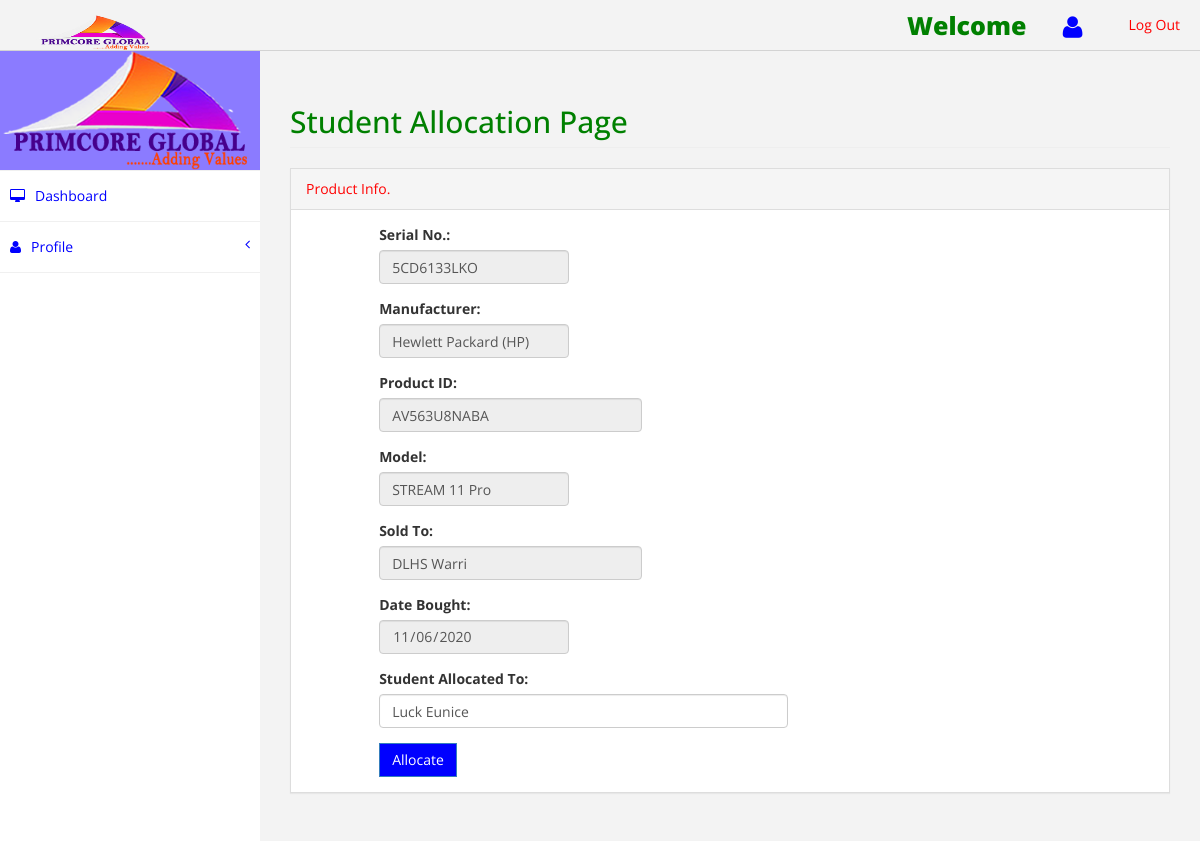
The app's page /client/allocate_product.php?id=2 with its own data.
### tables this page shows
CREATE TABLE IF NOT EXISTS `product` (
  `ID` int(11) NOT NULL AUTO_INCREMENT,
  `serial_no` varchar(20) NOT NULL,
  `manufacturer` varchar(30) NOT NULL,
  `product_id` varchar(20) NOT NULL,
  `model` varchar(30) NOT NULL,
  `supply` varchar(40) NOT NULL,
  `sold` varchar(35) NOT NULL,
  `date` varchar(15) NOT NULL,
  `student` varchar(40) DEFAULT NULL,
  PRIMARY KEY (`ID`)
);

### client/allocate_product.php (the view, shortened to what this page needs)
<?php
require_once('ctop.php');
?>
<?php
include('cmenu.php');
?>
<?php
include("../connection.php");
$ID = $_GET['id'];
  $result = mysqli_query($connection,"SELECT * FROM product WHERE ID= '$ID'");
  $row= mysqli_fetch_array($result);
?>
<div id="page-wrapper">
            <div class="row">
                <div class="col-lg-12">
                    <h2 class="page-header" style="color: green">Student Allocation Page</h2>
                </div>
            </div>
            <div class="row">
                                  <div class="col-lg-12">
                    <div class="panel panel-default">
                        <div style="color: red" class="panel-heading">
                          Product Info.
                        </div>
                        <div class="panel-body">
                                    <form role="form" name="form" method="POST" onsubmit="return validateForm()" enctype="multipart/form-data">
                                     <div class="row">
                            <div class="col-lg-1"></div>
                                <div class="col-lg-3">
                                        <div class="form-group">
                                            <label>Serial No.:</label>
                                           <input type="text" class="form-control"  name="serial_no" value="<?php echo $row['serial_no']; ?>" readonly>
                                        </div>
                                    </div>
                                </div>
                                <div class="row">
                            <div class="col-lg-1"></div>
                                <div class="col-lg-3">
                                          <div class="form-group">
                                            <label>Manufacturer:</label>
                                           <input type="text" class="form-control"  name="manufacturer" value="<?php echo $row['manufacturer']; ?>" readonly>
                                        </div>
                                    </div>
                                </div>
                                <div class="row">
                            <div class="col-lg-1"></div>
                                <div class="col-lg-4">
                                          <div class="form-group">
                                            <label>Product ID:</label>
                                            <input type="text" class="form-control"  name="product_id" value="<?php echo $row['product_id']; ?>" readonly>
                                        </div>
                                    </div>
                                </div>
                                 <div class="row">
                            <div class="col-lg-1"></div>
                                <div class="col-lg-3">
                                          <div class="form-group">
                                            <label>Model:</label>
                                            <input type="text" class="form-control"  name="model" value="<?php echo $row['model']; ?>"readonly>
                                        </div>
                                    </div>
                                </div>
                                <div class="row">
                            <div class="col-lg-1"></div>
                                <div class="col-lg-4">
                                          <div class="form-group">
                                            <label>Sold To:</label>
                                            <input type="text" class="form-control"  name="sold" value="<?php echo $row['sold']; ?>" readonly>
                                        </div>
                                    </div>
                                </div>
                                 <div class="row">
                            <div class="col-lg-1"></div>
                                <div class="col-lg-3">
                                          <div class="form-group">
                                            <label>Date Bought:</label>
                                            <input type="date" class="form-control"  name="date_supplied" value="<?php echo $row['date']; ?>" readonly>
                                        </div>
                                    </div>
                                </div>
                                <div class="row">
                            <div class="col-lg-1"></div>
                                <div class="col-lg-6">
                                          <div class="form-group">
                                            <label>Student Allocated To:</label>
                                            <input type="text" class="form-control"  name="student_supplied" value="<?php echo $row['student']; ?>">
                                        </div>
                                    </div>
                                </div>
                                <div class="row">
                            <div class="col-lg-1"></div>
                                <div class="col-lg-6">
                                        <input style="background-color: blue" type="submit" name="update" value="Allocate" class="btn btn-primary">
                                    </div>
                                </div>
                                    </form>
                        </div>
                        </div>
                    </div>
                </div>
            </div>

### client/assets/css/custom.css (style rules this page uses)
body { font-family: 'Open Sans', sans-serif; }
#page-wrapper { padding: 15px 15px; min-height: 600px; background:#F3F3F3; }
.panel { border-radius: 0px; -webkit-border-radius: 0px; -moz-border-radius: 0px; }
.panel-heading { border-top-left-radius: 0px; border-top-right-radius: 0px; }
.btn { border-radius: 0px; -webkit-border-radius: 0px; -moz-border-radius: 0px; }
@media (min-width:768px) { #page-wrapper { margin: 0 0 0 260px; padding: 15px 30px; min-height: 1200px; } }

### records on screen
product: serial_no "5CD6133LKO", manufacturer "Hewlett Packard (HP)", product_id "AV563U8NABA", model "STREAM 11 Pro", sold "DLHS Warri", date_supplied "11/06/2020", student_supplied "Luck Eunice"
